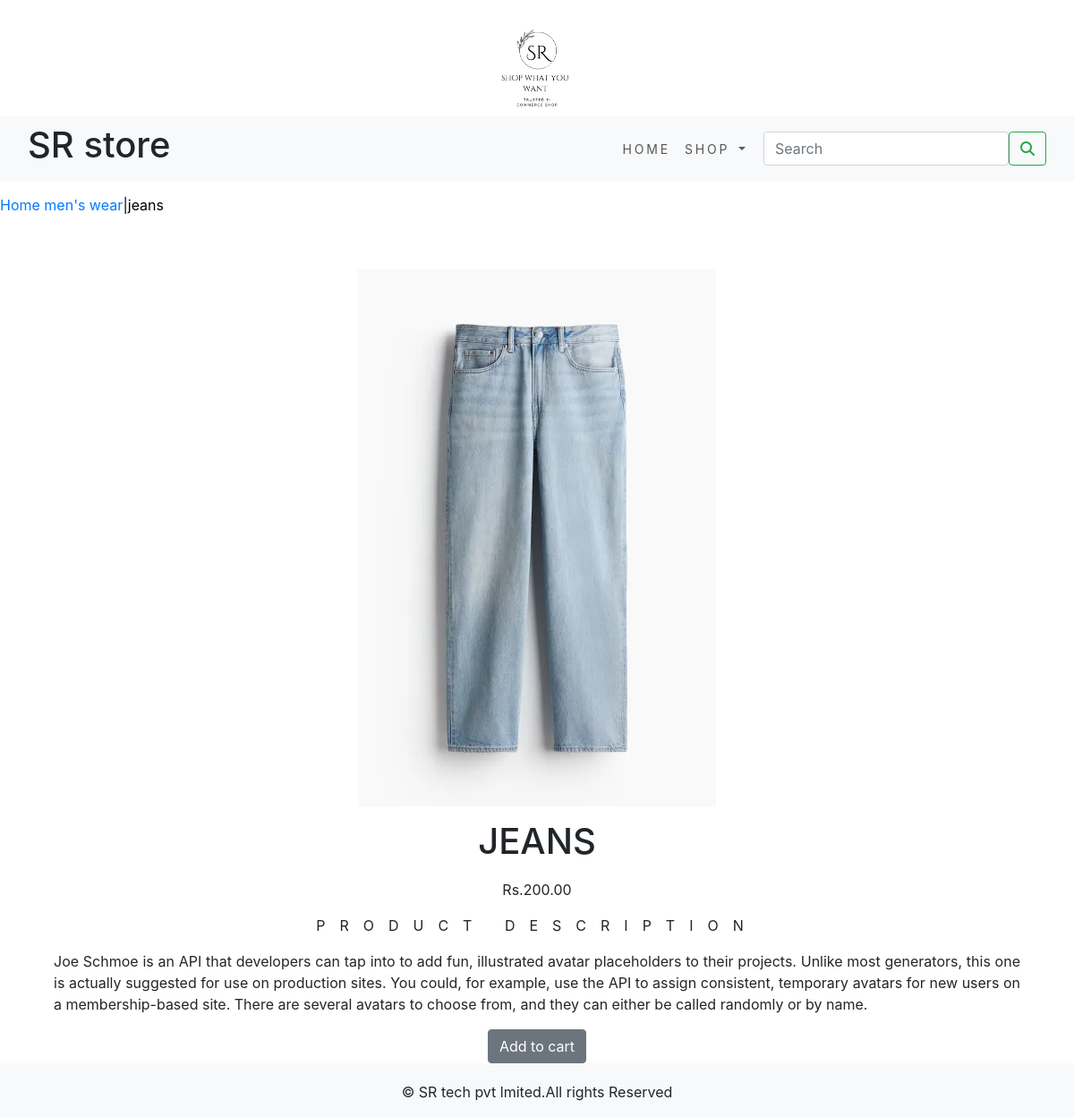
Screenshot of /mens-wear/jeans with the database file from the repository.
### shopenv/models.py (models this page shows, shortened)
class Product(models.Model):
    name=models.CharField(max_length=250,unique=True)
    slug=models.SlugField(max_length=250,unique=True)
    description=models.TextField(blank=True)
    price=models.DecimalField(max_digits=10,decimal_places=2)
    category=models.ForeignKey(Category,on_delete=models.CASCADE)
    image = models.ImageField(upload_to='product', blank=True)
    stock=models.IntegerField()
    available=models.BooleanField(default=True)
    created=models.DateTimeField(auto_now_add=True)
    updated=models.DateTimeField(auto_now_add=True)
    class Meta:
        ordering=('name',)
        verbose_name='product'
        verbose_name_plural='products'

class Category(models.Model):
    name= models.CharField(max_length=250,unique=True)
    slug=models.SlugField(max_length=250,unique=True)
    description=models.TextField(blank=True)
    image=models.ImageField(upload_to='category',blank=True)
    class Meta:
        ordering=('name',)
        verbose_name='category'
        verbose_name_plural='categories'
    def get_url(self):
        return reverse('shopenv:product_by_category',args=[self.slug])
    def __str__(self):
        return '{}'.format(self.name)

### shopenv/views.py (the view)
# urls.py: path('<slug:c_slug>/<slug:product_slug>', views.prodDetail,name='prodCatdetail'),
def prodDetail(request,c_slug,product_slug):
    try:
        product=Product.objects.get(category__slug=c_slug,slug=product_slug)
    except Exception as e:
        raise e
    return render(request,'product.html', {'product': product})

### cart/context_processor.py (called while the page is built)
def counter(request):
    item_count=0
    if 'admin' in request.path:
        return {}
    else:
        try:
            cart=Cart.objects.filter(cart_id=_cart_id(request))
            car_items=CartItem.objects.all().filter(cart=cart[:1])
            for cart_item in car_items:
                item_count += cart_item.quantity
        except Cart.DoesNotExist:
            item_count =0
    return dict(item_count=item_count)

### cart/views.py (called while the page is built)
def _cart_id(request):
    cart=request.session.session_key
    if not cart:
        cart = request.session.create()
    return cart

### shopenv/context_processors.py (called while the page is built)
def menu_links(request):
    links=Category.objects.all()
    return dict(links=links)

### templates/product.html (shortened to what this page needs)
{% extends 'base.html' %}
{% load static %}
{% block content %}
<div class="=row my_prod_row_class">
    <div class="mx_auto">
        <p> <a href="{% url 'shopenv:allProdCat' %}">Home</a> <a href="{{product.category.get_url}}">{{product.category}}</a>|{{product.name}}</p>
    </div>
</div>
<div class="container">
<br>
<div class="row">
    <div class="col-12 col-sm-12 col-md-12 col-lg-12 text-center">
        <div>
        <div style="min-width:18rem">
            <img src="{{product.image.url}}" alt="{{product.name}}">
        </div>
    </div>
     <div class="col-md-12 col-sm-12 col-md-12 col-lg-12">
         <h1 class="my_prod_title">{{product.name}}</h1>
         <p>Rs.{{product.price}}</p>
         <p class="my_title">Product Description</p>
         <p class="text-justify my_rod_text">{{product.description}}</p>
         {% if product.stock <= 0 %}
         <p class="text-justify my_prod_text"><b>Out of stock</b></p>
         {% else %}
         <a class="btn btn-secondary" href="{% url 'cart:add_cart' product.id %}">Add to cart</a>
         {% endif %}
     </div>
 </div>
</div>
</div>
{% endblock %}

### static/css/custom.css (style rules this page uses)
.my_title { font-size:16px; text-transform:uppercase; letter-spacing:1em; }
.my_prod_row_class { padding-top:15px; padding-bottom:20px; }
.my_prod_row_class .mx_auto { color:#000; font_size:12px; text-decoration:none; }
.my_prod_title { font_size:1px; text-transform:uppercase; letter-spacing:0em; padding-top:15px; padding-bottom:10px; }

### rows the page displays
Product: category "men's wear", name "jeans", image (picture), name "JEANS", price "200.00", description "Joe Schmoe is an API that developers can tap into to add fun, illustrated avatar placeholders to their projects. Unlike most generators, this one is actually suggested for use on production sites. You could, for example, use the API to assign consistent, temporary avatars for new users on a membership-based site. There are several avatars to choose from, and they can either be called randomly or by name."
